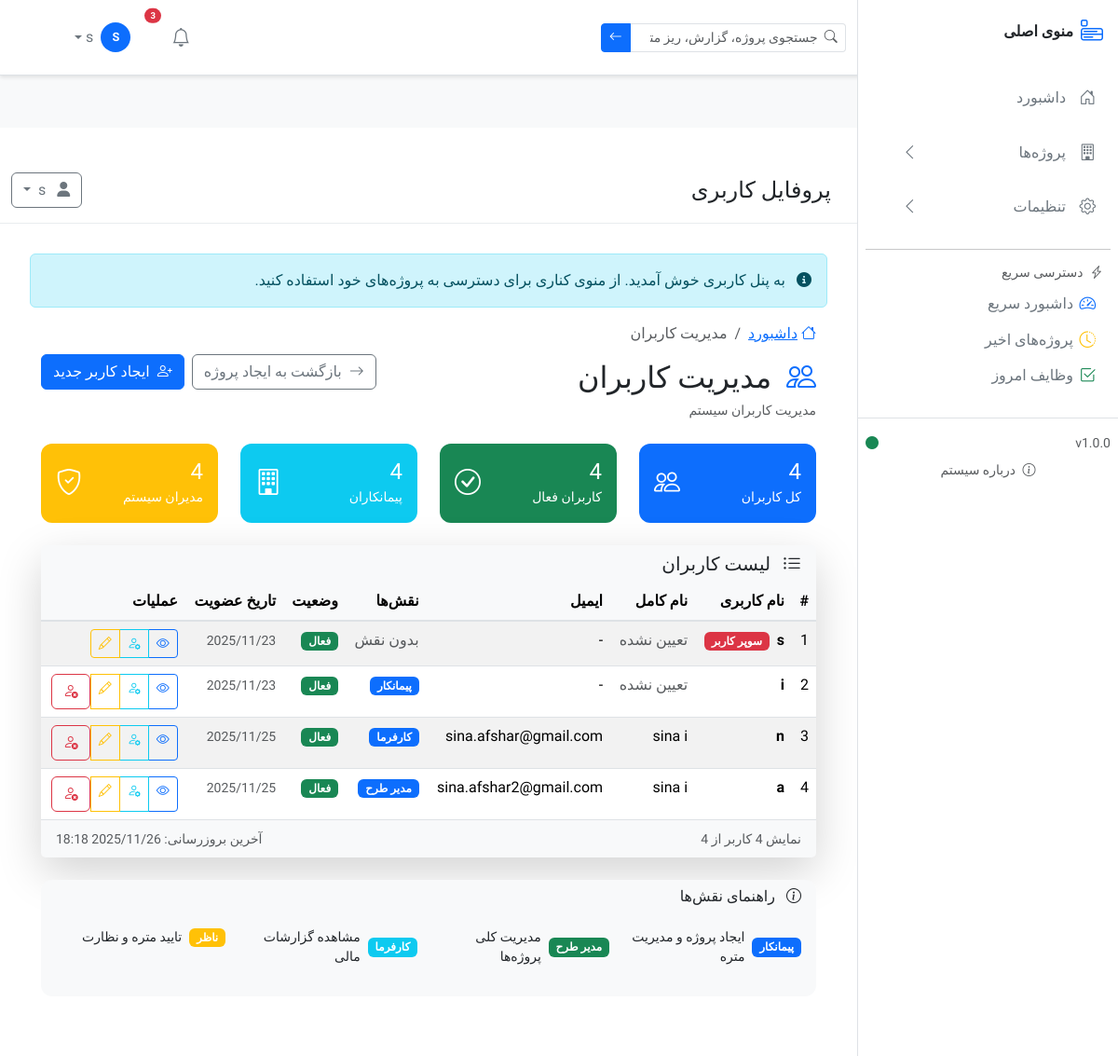
/accounts/users/ (signed in), run on the app's committed database.
### accounts/models.py (models this page shows, shortened)
class UserRole(models.Model):
    ROLE_CHOICES = [
        ('contractor', _('پیمانکار')),
        ('project_manager', _('مدیر طرح')),
        ('employer', _('کارفرما')),
        ('admin', _('ادمین')),
        ('supervisor', _('ناظر')),
        ('engineer', _('مهندس')),
    ]
    user = models.ForeignKey(
        User,
        on_delete=models.CASCADE,
        related_name='roles',
        verbose_name=_('کاربر')
    )
    role = models.CharField(
        max_length=20,
        choices=ROLE_CHOICES,
        verbose_name=_('نقش')
    )
    is_active = models.BooleanField(
        default=True,
        verbose_name=_('فعال')
    )
    created_at = models.DateTimeField(auto_now_add=True)
    class Meta:
        verbose_name = _('نقش کاربر')
        verbose_name_plural = _('نقش‌های کاربران')
        unique_together = ['user', 'role']

### accounts/views.py (the view, shortened to what this page needs)
# urls.py: path('users/', views.user_list, name='user_list'),
@login_required
def user_list(request):
    user = request.user
    if user.is_superuser:
        users = User.objects.filter(is_active=True).select_related('profile').prefetch_related('roles')
        print(f"✅ Superuser - Showing all {users.count()} users")
    context = {
        'title': 'لیست کاربران',
        'users': users,
        'page_title': 'مدیریت کاربران',
        'active_menu': 'users',
    }
    return render(request, 'accounts/user_list.html', context)

### templates/accounts/user_list.html (shortened to what this page needs)
{% extends 'layout/profile_base.html' %}
{% load static %}
{% block content %}
<div class="container-fluid">
    <div class="d-flex justify-content-between align-items-center mb-4">
        <div>
            <nav aria-label="breadcrumb" class="d-none d-md-block">
                <ol class="breadcrumb breadcrumb-light">
                    <li class="breadcrumb-item">
                        <a href="{% url 'accounts:dashboard' %}">
                            <i class="bi bi-house me-1"></i>داشبورد
                        </a>
                    </li>
                    <li class="breadcrumb-item active" aria-current="page">مدیریت کاربران</li>
                </ol>
            </nav>
            <h2 class="mb-1">
                <i class="bi bi-people text-primary me-2"></i>
                مدیریت کاربران
            </h2>
            <p class="text-muted mb-0">
                <small>مدیریت کاربران سیستم</small>
            </p>
        </div>
        <div class="d-flex gap-2">
            <a href="{% url 'projects:project_create' %}"
               class="btn btn-outline-secondary">
                <i class="bi bi-arrow-right me-2"></i>بازگشت به ایجاد پروژه
            </a>
            {% if user.is_superuser or user_roles.role == 'admin' or user_roles.role == 'contractor' %}
            <a href="{% url 'accounts:user_create' %}"
               class="btn btn-primary">
                <i class="bi bi-person-plus me-2"></i>ایجاد کاربر جدید
            </a>
            {% endif %}
        </div>
    </div>
    <div class="row mb-4">
        <div class="col-md-3">
            <div class="card border-0 bg-primary text-white">
                <div class="card-body">
                    <div class="d-flex justify-content-between">
                        <div>
                            <h4 class="mb-0">{{ users.count }}</h4>
                            <small>کل کاربران</small>
                        </div>
                        <div class="align-self-center">
                            <i class="bi bi-people fs-3"></i>
                        </div>
                    </div>
                </div>
            </div>
        </div>
        <div class="col-md-3">
            <div class="card border-0 bg-success text-white">
                <div class="card-body">
                    <div class="d-flex justify-content-between">
                        <div>
                            <h4 class="mb-0">{{ users|length }}</h4>
                            <small>کاربران فعال</small>
                        </div>
                        <div class="align-self-center">
                            <i class="bi bi-check-circle fs-3"></i>
                        </div>
                    </div>
                </div>
            </div>
        </div>
        <div class="col-md-3">
            <div class="card border-0 bg-info text-white">
                <div class="card-body">
                    <div class="d-flex justify-content-between">
                        <div>
                            <h4 class="mb-0">
                                {% with contractor_count=users|length %}
                                    {{ contractor_count }}
                                {% endwith %}
                            </h4>
                            <small>پیمانکاران</small>
                        </div>
                        <div class="align-self-center">
                            <i class="bi bi-building fs-3"></i>
                        </div>
                    </div>
                </div>
            </div>
        </div>
        <div class="col-md-3">
            <div class="card border-0 bg-warning text-white">
                <div class="card-body">
                    <div class="d-flex justify-content-between">
                        <div>
                            <h4 class="mb-0">
                                {% with admin_count=users|length %}
                                    {{ admin_count }}
                                {% endwith %}
                            </h4>
                            <small>مدیران سیستم</small>
                        </div>
                        <div class="align-self-center">
                            <i class="bi bi-shield-check fs-3"></i>
                        </div>
                    </div>
                </div>
            </div>
        </div>
    </div>
    <div class="card border-0 shadow-lg">
        <div class="card-header bg-light border-0">
            <h5 class="card-title mb-0">
                <i class="bi bi-list-ul me-2"></i>
                لیست کاربران
            </h5>
        </div>
        <div class="card-body p-0">
            {% if users %}
            <div class="table-responsive">
                <table class="table table-hover table-striped mb-0">
                    <thead class="table-light">
                        <tr>
                            <th>#</th>
                            <th>نام کاربری</th>
                            <th>نام کامل</th>
                            <th>ایمیل</th>
                            <th>نقش‌ها</th>
                            <th>وضعیت</th>
                            <th>تاریخ عضویت</th>
                            <th>عملیات</th>
                        </tr>
                    </thead>
                    <tbody>
                        {% for user in users %}
                        <tr>
                            <td>{{ forloop.counter }}</td>
                            <td>
                                <strong>{{ user.username }}</strong>
                                {% if user.is_superuser %}
                                    <span class="badge bg-danger ms-1">سوپر کاربر</span>
                                {% endif %}
                            </td>
                            <td>
                                {% if user.get_full_name %}
                                    {{ user.get_full_name }}
                                {% else %}
                                    <span class="text-muted">تعیین نشده</span>
                                {% endif %}
                            </td>
                            <td>{{ user.email|default:"-" }}</td>
                            <td>
                                {% for role in user.roles.all %}
                                    {% if role.is_active %}
                                        <span class="badge bg-primary me-1 mb-1">{{ role.get_role_display }}</span>
                                    {% endif %}
                                {% empty %}
                                    <span class="text-muted">بدون نقش</span>
                                {% endfor %}
                            </td>
                            <td>
                                {% if user.is_active %}
                                    <span class="badge bg-success">فعال</span>
                                {% else %}
                                    <span class="badge bg-danger">غیرفعال</span>
                                {% endif %}
                            </td>
                            <td>
                                <small class="text-muted">{{ user.date_joined|date:"Y/m/d" }}</small>
                            </td>
                            <td>
                                <div class="btn-group btn-group-sm">
                                    <a href="#" class="btn btn-outline-primary"
                                       data-bs-toggle="tooltip" title="مشاهده جزئیات">
                                        <i class="bi bi-eye"></i>
                                    </a>
                                    {% if request.user.is_superuser %}
                                    <a href="{% url 'accounts:manage_roles' user.id %}"
                                       class="btn btn-outline-info"
                                       data-bs-toggle="tooltip" title="مدیریت نقش‌ها">
                                        <i class="bi bi-person-gear"></i>
                                    </a>
                                    {% endif %}
                                    {% if request.user.is_superuser or request.user_roles.role == 'admin' %}
                                    <a href="#" class="btn btn-outline-warning"
                                       data-bs-toggle="tooltip" title="ویرایش کاربر">
                                        <i class="bi bi-pencil"></i>
                                    </a>
                                    {% endif %}
                                    {% if request.user.is_superuser and user.is_active and user != request.user %}
                                    <form method="post" action="#" class="d-inline">
                                        <button type="submit" class="btn btn-outline-danger"
                                                data-bs-toggle="tooltip" title="غیرفعال کردن"
                                                onclick="return confirm('آیا از غیرفعال کردن کاربر مطمئن هستید؟')">
                                            <i class="bi bi-person-x"></i>
                                        </button>
                                    </form>
                                    {% endif %}
                                </div>
                            </td>
                        </tr>
                        {% endfor %}
                    </tbody>
                </table>
            </div>
            {% endif %}
        </div>
        {% if users %}
        <div class="card-footer bg-light border-0">
            <div class="d-flex justify-content-between align-items-center">
                <div>
                    <small class="text-muted">
                        نمایش {{ users.count }} کاربر از {{ users.count }}
                    </small>
                </div>
                <div>
                    <small class="text-muted">
                        آخرین بروزرسانی: {% now "Y/m/d H:i" %}
                    </small>
                </div>
            </div>
        </div>
        {% endif %}
    </div>
    <div class="row mt-4">
        <div class="col-12">
            <div class="card border-0 bg-light">
                <div class="card-header bg-transparent border-0">
                    <h6 class="card-title mb-0">
                        <i class="bi bi-info-circle me-2"></i>
                        راهنمای نقش‌ها
                    </h6>
                </div>
                <div class="card-body">
                    <div class="row">
                        <div class="col-md-3">
                            <div class="d-flex align-items-center mb-3">
                                <span class="badge bg-primary me-2">پیمانکار</span>
                                <small>ایجاد پروژه و مدیریت متره</small>
                            </div>
                        </div>
                        <div class="col-md-3">
                            <div class="d-flex align-items-center mb-3">
                                <span class="badge bg-success me-2">مدیر طرح</span>
                                <small>مدیریت کلی پروژه‌ها</small>
                            </div>
                        </div>
                        <div class="col-md-3">
                            <div class="d-flex align-items-center mb-3">
                                <span class="badge bg-info me-2">کارفرما</span>
                                <small>مشاهده گزارشات مالی</small>
                            </div>
                        </div>
                        <div class="col-md-3">
                            <div class="d-flex align-items-center mb-3">
                                <span class="badge bg-warning me-2">ناظر</span>
                                <small>تایید متره و نظارت</small>
                            </div>
                        </div>
                    </div>
                </div>
            </div>
        </div>
    </div>
</div>
{% endblock %}

### templates/components/topbar.html (shortened to what this page needs)
<nav class="navbar navbar-expand-lg topbar">
    <div class="container-fluid px-3">
        <a class="navbar-brand fw-bold" href="{% url 'accounts:dashboard' %}">
        </a>
        <form class="d-none d-md-flex me-auto search-form" role="search" method="GET"
              action="{% url 'sooratvaziat:search' %}" id="topbarSearchForm">
            <div class="input-group input-group-sm position-relative" style="max-width: 300px;">
                <span class="input-group-text bg-white border-end-0 search-icon">
                    <i class="bi bi-search text-muted"></i>
                </span>
                <input type="search"
                       class="form-control border-start-0 ps-0 search-input"
                       id="searchInput"
                       name="q"
                       placeholder="جستجوی پروژه، گزارش، ریز متره..."
                       autocomplete="off"
                       aria-label="جستجو">
                <button class="btn btn-primary search-submit" type="submit" id="searchSubmit">
                    <i class="bi bi-arrow-left"></i>
                </button>
            </div>
        </form>
        <ul class="navbar-nav align-items-center">
            <li class="nav-item dropdown">
                <a class="nav-link position-relative p-2" href="#" role="button"
                   data-bs-toggle="dropdown" aria-expanded="false" title="اطلاعیه‌ها">
                    <i class="bi bi-bell fs-5"></i>
                    <span class="position-absolute top-0 start-100 translate-middle badge rounded-pill bg-danger"
                          style="font-size: 0.6em;">
                        3
                    </span>
                </a>
            </li>
            <li class="nav-item dropdown">
                <a class="nav-link dropdown-toggle d-flex align-items-center p-2" href="#"
                   role="button" data-bs-toggle="dropdown" aria-expanded="false" title="{{ user.get_full_name|default:user.username }}">
                    {% if user.profile.avatar %}
                        <img src="{{ user.profile.avatar.url }}" class="rounded-circle me-2"
                             width="32" height="32" alt="{{ user.get_full_name }}">
                    {% else %}
                        <div class="bg-primary text-white rounded-circle d-flex align-items-center justify-content-center me-2"
                             style="width: 32px; height: 32px; font-size: 0.8rem; font-weight: 600;">
                            {{ user.username|slice:":1"|upper }}
                        </div>
                    {% endif %}
                    <span class="d-none d-sm-inline">{{ user.get_full_name|default:user.username }}</span>
                </a>
            </li>
        </ul>
    </div>
</nav>

### data on the page
UserRole: role "پیمانکار"
UserRole: role "کارفرما"
UserRole: role "مدیر طرح"

### other printed values
{{ user.username|slice:":1"|upper }} "S"
{{ user.get_full_name|default:user.username }} "s"
{{ version|default:"1.0.0" }} "1.0.0"
{{ users.count }} "4"
{{ users|length }} "4"
{{ contractor_count }} "4"
{{ admin_count }} "4"
{{ user.username }} "s"
{{ user.email|default:"-" }} "-"
{{ user.date_joined|date:"Y/m/d" }} "2025/11/23"
{{ user.username }} "i"
{{ user.username }} "n"
{{ user.get_full_name }} "sina i"
{{ user.email|default:"-" }} "sina.afshar@gmail.com"
{{ user.date_joined|date:"Y/m/d" }} "2025/11/25"
